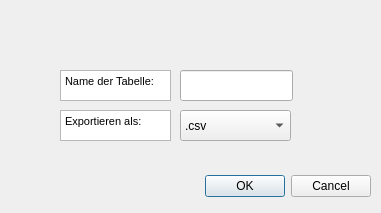
<?xml version="1.0" encoding="UTF-8"?>
<ui version="4.0">
 <class>ExportDialog</class>
 <widget class="QDialog" name="ExportDialog">
  <property name="geometry">
   <rect>
    <x>0</x>
    <y>0</y>
    <width>381</width>
    <height>213</height>
   </rect>
  </property>
  <property name="windowTitle">
   <string>Dialog</string>
  </property>
  <widget class="QDialogButtonBox" name="buttonBox">
   <property name="geometry">
    <rect>
     <x>30</x>
     <y>170</y>
     <width>341</width>
     <height>32</height>
    </rect>
   </property>
   <property name="orientation">
    <enum>Qt::Horizontal</enum>
   </property>
   <property name="standardButtons">
    <set>QDialogButtonBox::Cancel|QDialogButtonBox::Ok</set>
   </property>
  </widget>
  <widget class="QComboBox" name="formatComboBox">
   <property name="geometry">
    <rect>
     <x>180</x>
     <y>110</y>
     <width>111</width>
     <height>31</height>
    </rect>
   </property>
   <item>
    <property name="text">
     <string>.csv</string>
    </property>
   </item>
   <item>
    <property name="text">
     <string>.placeholder</string>
    </property>
   </item>
  </widget>
  <widget class="QTextEdit" name="textEdit">
   <property name="geometry">
    <rect>
     <x>60</x>
     <y>110</y>
     <width>111</width>
     <height>31</height>
    </rect>
   </property>
   <property name="html">
    <string>&lt;!DOCTYPE HTML PUBLIC &quot;-//W3C//DTD HTML 4.0//EN&quot; &quot;http://www.w3.org/TR/REC-html40/strict.dtd&quot;&gt;
&lt;html&gt;&lt;head&gt;&lt;meta name=&quot;qrichtext&quot; content=&quot;1&quot; /&gt;&lt;style type=&quot;text/css&quot;&gt;
p, li { white-space: pre-wrap; }
&lt;/style&gt;&lt;/head&gt;&lt;body style=&quot; font-family:'MS Shell Dlg 2'; font-size:8.25pt; font-weight:400; font-style:normal;&quot;&gt;
&lt;p style=&quot; margin-top:0px; margin-bottom:0px; margin-left:0px; margin-right:0px; -qt-block-indent:0; text-indent:0px;&quot;&gt;Exportieren als:&lt;/p&gt;&lt;/body&gt;&lt;/html&gt;</string>
   </property>
  </widget>
  <widget class="QTextEdit" name="textEdit_2">
   <property name="geometry">
    <rect>
     <x>60</x>
     <y>70</y>
     <width>111</width>
     <height>31</height>
    </rect>
   </property>
   <property name="html">
    <string>&lt;!DOCTYPE HTML PUBLIC &quot;-//W3C//DTD HTML 4.0//EN&quot; &quot;http://www.w3.org/TR/REC-html40/strict.dtd&quot;&gt;
&lt;html&gt;&lt;head&gt;&lt;meta name=&quot;qrichtext&quot; content=&quot;1&quot; /&gt;&lt;style type=&quot;text/css&quot;&gt;
p, li { white-space: pre-wrap; }
&lt;/style&gt;&lt;/head&gt;&lt;body style=&quot; font-family:'MS Shell Dlg 2'; font-size:8.25pt; font-weight:400; font-style:normal;&quot;&gt;
&lt;p style=&quot; margin-top:0px; margin-bottom:0px; margin-left:0px; margin-right:0px; -qt-block-indent:0; text-indent:0px;&quot;&gt;Name der Tabelle:&lt;/p&gt;&lt;/body&gt;&lt;/html&gt;</string>
   </property>
  </widget>
  <widget class="QLineEdit" name="nameLineEdit">
   <property name="geometry">
    <rect>
     <x>180</x>
     <y>70</y>
     <width>113</width>
     <height>31</height>
    </rect>
   </property>
  </widget>
 </widget>
 <resources/>
 <connections>
  <connection>
   <sender>buttonBox</sender>
   <signal>rejected()</signal>
   <receiver>ExportDialog</receiver>
   <slot>reject()</slot>
   <hints>
    <hint type="sourcelabel">
     <x>316</x>
     <y>260</y>
    </hint>
    <hint type="destinationlabel">
     <x>286</x>
     <y>274</y>
    </hint>
   </hints>
  </connection>
  <connection>
   <sender>buttonBox</sender>
   <signal>accepted()</signal>
   <receiver>ExportDialog</receiver>
   <slot>accept()</slot>
   <hints>
    <hint type="sourcelabel">
     <x>248</x>
     <y>254</y>
    </hint>
    <hint type="destinationlabel">
     <x>157</x>
     <y>274</y>
    </hint>
   </hints>
  </connection>
 </connections>
</ui>
